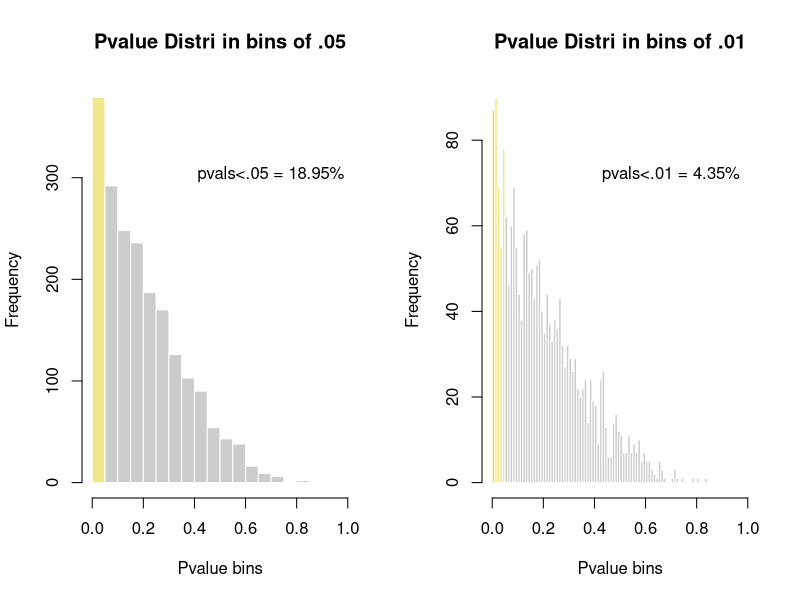

This figure's R source:
#!/usr/bin/env Rscript
# hiso no Cairo

# Create data
totpts <- 2000 # total points.
v <- rbeta(totpts, 1 , 4)
 
# Calculate histogram, but do not draw it
# don't use a single integer with breaks (numbins)
# because R will prettify behind your back.
# best to use seq()
h1 <- hist(v, seq(0,1,.05), plot=F)
mx1 <-max(h1$counts)
h2 <- hist(v, seq(0,1,.01), plot=F)
mx2 <-max(h2$counts)
pct1 <- 100*h1$counts[1]/totpts
pct2 <- 100*h2$counts[1]/totpts
 
# Color vector
clr1 <- ifelse(h1$breaks < .05, "Khaki", "Grey80")
clr2 <- ifelse(h2$breaks < .01, "Gold", ifelse (h2$breaks <.05, "Khaki", "Grey80"))
 
# Final plot, no Ciaro
X11()
par(mfrow=c(1,2))
plot(h1, col=clr1, border=F , main="Pvalue Distri in bins of .05" , xlab="Pvalue bins", xlim=c(0,1))
text(0.7, mx1*0.8, paste0("pvals<.05 = ", pct1, "%"))
plot(h2, col=clr2, border=F , main="Pvalue Distri in bins of .01" , xlab="Pvalue bins", xlim=c(0,1))
text(0.7, mx2*0.8, paste0("pvals<.01 = ", pct2, "%"))
